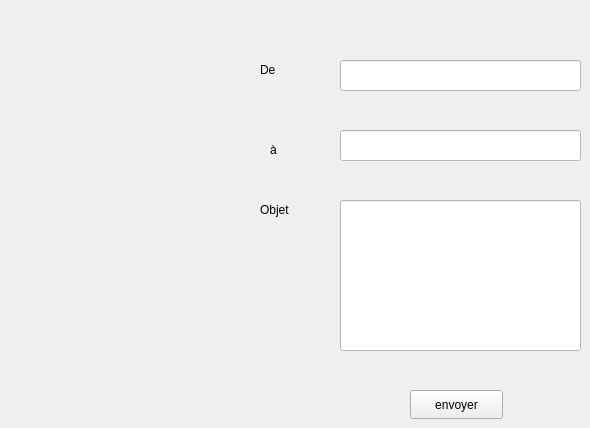
    <widget class="QWidget" name="tab_7">
     <attribute name="title">
      <string>mailling</string>
     </attribute>
     <widget class="QPushButton" name="pb_envoyer">
      <property name="geometry">
       <rect>
        <x>410</x>
        <y>390</y>
        <width>93</width>
        <height>29</height>
       </rect>
      </property>
      <property name="text">
       <string>envoyer</string>
      </property>
     </widget>
     <widget class="QLineEdit" name="le_de">
      <property name="geometry">
       <rect>
        <x>340</x>
        <y>60</y>
        <width>241</width>
        <height>31</height>
       </rect>
      </property>
      <property name="styleSheet">
       <string notr="true">background-color: rgb(255, 255, 255);</string>
      </property>
     </widget>
     <widget class="QLineEdit" name="le_a">
      <property name="geometry">
       <rect>
        <x>340</x>
        <y>130</y>
        <width>241</width>
        <height>31</height>
       </rect>
      </property>
      <property name="styleSheet">
       <string notr="true">background-color: rgb(255, 255, 255);</string>
      </property>
     </widget>
     <widget class="QLineEdit" name="le_objet">
      <property name="geometry">
       <rect>
        <x>340</x>
        <y>200</y>
        <width>241</width>
        <height>151</height>
       </rect>
      </property>
      <property name="styleSheet">
       <string notr="true">background-color: rgb(255, 255, 255);</string>
      </property>
     </widget>
     <widget class="QLabel" name="label_17">
      <property name="geometry">
       <rect>
        <x>260</x>
        <y>60</y>
        <width>63</width>
        <height>20</height>
       </rect>
      </property>
      <property name="text">
       <string>De</string>
      </property>
     </widget>
     <widget class="QLabel" name="label_18">
      <property name="geometry">
       <rect>
        <x>270</x>
        <y>140</y>
        <width>63</width>
        <height>20</height>
       </rect>
      </property>
      <property name="text">
       <string>à</string>
      </property>
     </widget>
     <widget class="QLabel" name="label_19">
      <property name="geometry">
       <rect>
        <x>260</x>
        <y>200</y>
        <width>63</width>
        <height>20</height>
       </rect>
      </property>
      <property name="text">
       <string>Objet</string>
      </property>
     </widget>
    </widget>
